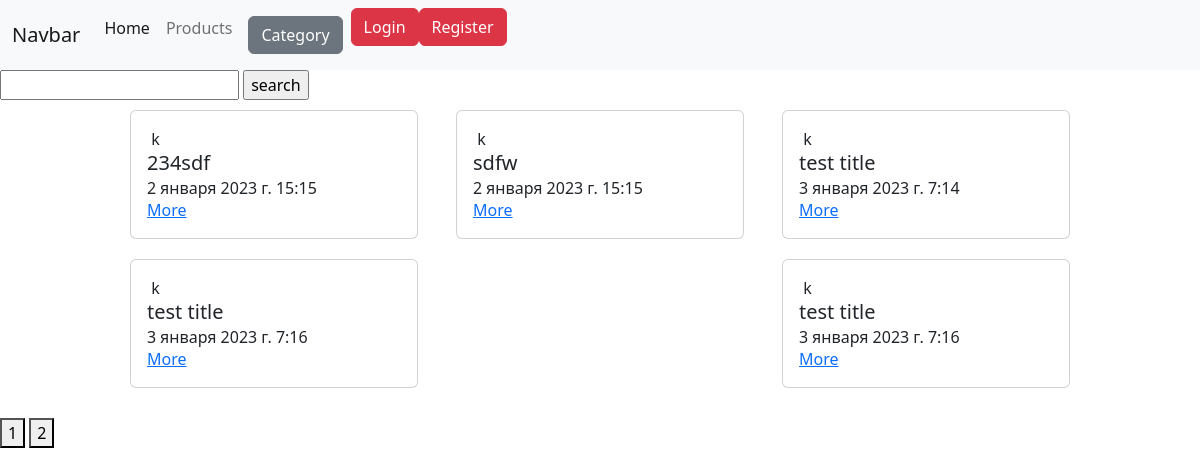
/products/?page=2, run on an earlier commit of the app's database.
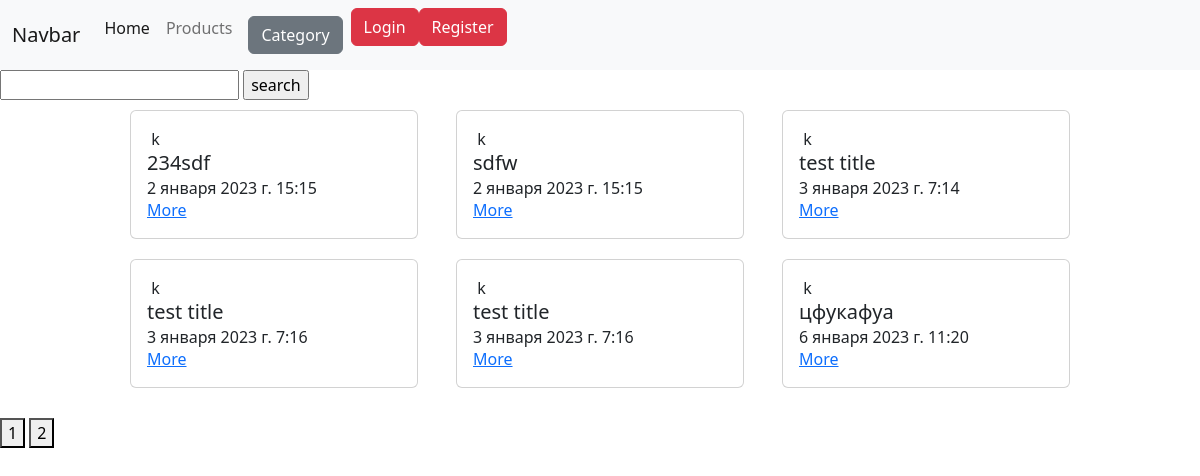
And on a later commit of the database.
### products/models.py (models this page shows)
class Products(models.Model):
    author = models.ForeignKey(User, on_delete=models.CASCADE, null=True)
    image = models.ImageField(blank=True)
    title = models.CharField(max_length=255)
    description = models.TextField()
    created_date = models.DateTimeField(auto_now=True)
    rate = models.FloatField()
    category = models.ManyToManyField(Category)

### products/views.py (the view, shortened to what this page needs)
# urls.py: path('products/', ProductsCBV.as_view()),
class ProductsCBV(ListView):
    queryset = Products.objects.all()
    template_name = 'products/products.html'
    def get(self, request, **kwargs):
        products = Products.objects.all()
        category_id = request.GET.get('category_id', None)
        search = request.GET.get('search')
        page = int(request.GET.get('page', 1))
        if category_id:
            products = products.filter(category__in=[category_id])
        if search:
            products = products.filter(title__icontains=search)
        max_page = products.__len__() / PAGINATION_LIMIT
        if round(max_page) < max_page:
            max_page = round(max_page) + 1
        print(max_page)
        products = products[PAGINATION_LIMIT * (page - 1):PAGINATION_LIMIT * page]
        return render(request, 'products/products.html', context={
            'products': products,
            'user': get_user_from_request(request),
            'maх_page': range(1, round(max_page) + 1)
        })

### users/utils.py (called while the page is built)
def get_user_from_request(request):
    if request.user.is_anonymous:
        return None
    else:
        return request.user

### templates/products/products.html (shortened to what this page needs)
{% extends 'layouts/index.html' %}
{% block content %}
    <div class="search">
        <form action="/products/" method="get">
            <input type="text" name="search">
            <input type="submit" value="search">
        </form>
    </div>
    <div class="products">
        {% for product in products %}
            <div class="card" style="width: 18rem;">
                <div class="card-body">
                    k
                    <h5 class="card-title">{{ product.title }}</h5>
                    <h6 class="card-subtitle">{{ product.created_date }}</h6>
                    <a href="/products/{{ product.id }}/" class="card-link">More</a>
                </div>
            </div>
        {% endfor %}
    </div>
    <div class="pages">
        {% for page in maх_page %}
            <a href="/products/?page={{ page }}"><button>{{ page }}</button></a>
        {% endfor %}
    </div>
{% endblock %}

### templates/layouts/index.html (shortened to what this page needs)
<!doctype html>
<html lang="en">
<head>
    <link rel="stylesheet" href="https://cdn.jsdelivr.net/npm/bootstrap@5.2.3/dist/css/bootstrap.min.css"
>
</head>
<body>
<nav class="navbar navbar-expand-lg navbar-light bg-light">
    <div class="container-fluid">
        <a class="navbar-brand" href="#">Navbar</a>
        <div class="collapse navbar-collapse" id="navbarNav">
            <ul class="navbar-nav">
                <li class="nav-item">
                    <a class="nav-link active" aria-current="page" href="/">Home</a>
                </li>
                <li class="nav-item">
                    <a class="nav-link" href="/products">Products</a>
                </li>
                <li class="nav-item">
                    <a class="nav-link" href="/categories">
                        <button type='button' class="btn btn-secondary"> Category</button>
                    </a>
                </li>
                {% if user %}
                    <li class="nav-item">
                        <a href="/product/create">
                            <button type="button" class="btn btn-danger">Create Post</button>
                        </a>
                    </li>
                    <li class="nav-item">
                        <a href="/users/logout">
                            <button type="button" class="btn btn-danger">Logout</button>
                        </a>
                    </li>
                {% else %}
                    <li class="nav-item">
                        <a href="/users/login/">
                            <button type="button" class="btn btn-danger">Login</button>
                        </a>
                    </li>
                    <li class="nav-item">
                        <a href="/users/register/">
                            <button type="button" class="btn btn-danger">Register</button>
                        </a>
                    </li>
                {% endif %}
            </ul>
        </div>
    </div>
</nav>
{% block content %}
{% endblock %}
</body>
</html>

### templates/products/products.html (style rules this page uses)
.products { display: flex; justify-content: space-between; width: 80%; margin-left: 10%; flex-wrap: wrap; padding: 10px; }
.card { margin-bottom: 20px; }

What changed in the data, as far as the page shows it:
added Products: title "цфукафуа", created_date "6 января 2023 г. 11:20"
